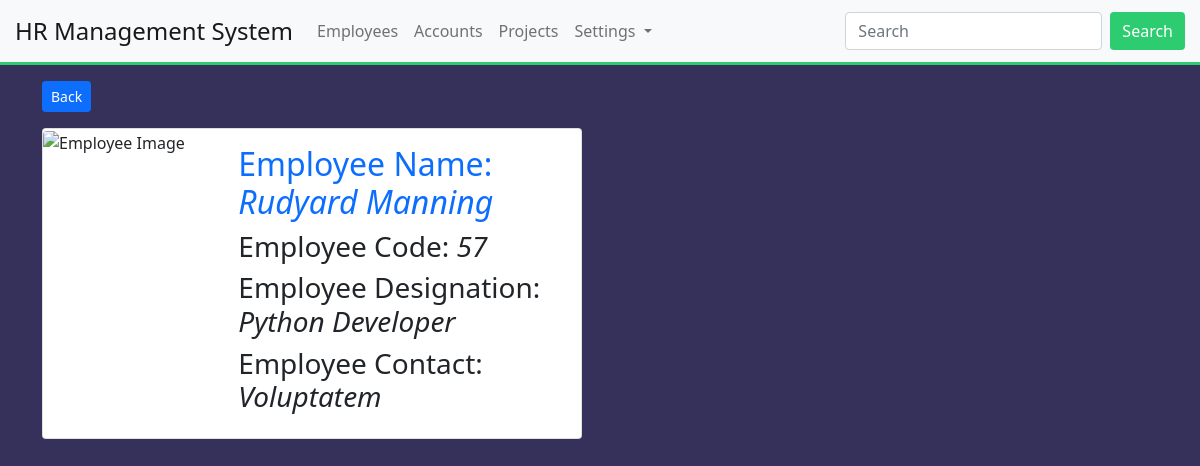
Screenshot of /employees/show/57/ (signed in) with the database file from the repository.
### Employees/models.py (models this page shows, shortened)
class EmployeeDetail(models.Model):
    employee_code = models.PositiveIntegerField(primary_key=True, auto_created=True)
    employee_name = models.CharField(max_length=30)
    employee_designation = models.ForeignKey(EmployeeDesignation, on_delete=models.CASCADE)
    employee_contact = models.CharField(max_length=10)
    employee_image = models.FileField(upload_to="images/employeeImage", blank=True, null=True)
    is_active = models.BooleanField(default=True)
    class Meta:
        db_table = "employee_details"
        ordering = ["-employee_name"]

class EmployeeDesignation(models.Model):
    designation_name = models.CharField(max_length=100)
    def __str__(self):
        return self.designation_name
    class Meta:
        db_table = "designation_name"
        ordering = ["-designation_name"]

### Employees/views.py (the view)
# urls.py: path('show/<int:pk>/', views.employee_show, name='employee_show'),
@login_required(login_url='/login/')
def employee_show(request, pk):
    employee_obj= EmployeeDetail.objects.get(pk=pk)
    context={"data": employee_obj}
    return render(request, 'employees/employee_show.html', context)

### templates/employees/employee_show.html (shortened to what this page needs)
{% extends 'layouts/master.html' %}
{% block content %}
<div class="container">
    <a href="{% url 'employee_list' %}" class="btn btn-sm btn-primary mb-3 mt-3">Back</a>
    <div class="card mb-3" style="max-width: 540px;">
        <div class="row g-0">
            <div class="col-md-4">
                <img src="..." class="img-fluid rounded-start" alt="Employee Image">
            </div>
            <div class="col-md-8">
                <div class="card-body">
                    <h2 class="card-title text-primary">Employee Name: <i>{{ data.employee_name }}</i></h2>
                    <h3>Employee Code: <i>{{ data.employee_code }}</i></h3>
                    <h3>Employee Designation: <i>{{ data.employee_designation }}</i></h3>
                    <h3>Employee Contact: <i>{{ data.employee_contact }}</i></h3>
                </div>
            </div>
        </div>
    </div>
</div>
{% endblock %}

### static/css/master.css (style rules this page uses)
:root { --primary-color: #3498db; --secondary-color: #2ecc71; --text-color: #333; }
body { background-color: #35315a; }

### rows the page displays
EmployeeDetail: employee_name "Rudyard Manning", employee_code "57", employee_designation "Python Developer", employee_contact "Voluptatem"
